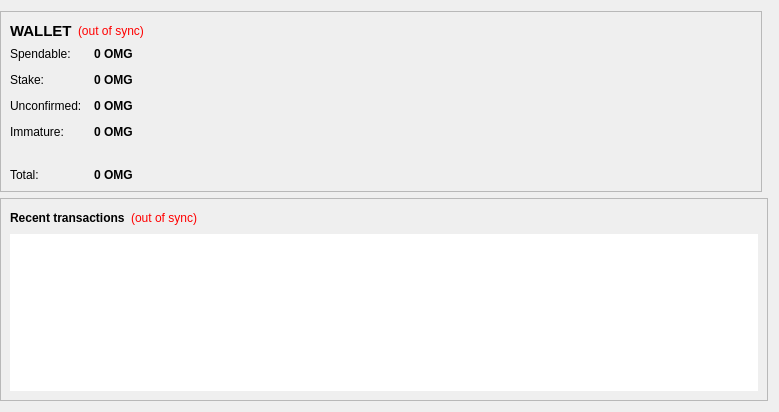
<?xml version="1.0" encoding="UTF-8"?>
<ui version="4.0">
 <class>OverviewPage</class>
 <widget class="QWidget" name="OverviewPage">
  <property name="geometry">
   <rect>
    <x>0</x>
    <y>0</y>
    <width>779</width>
    <height>412</height>
   </rect>
  </property>
  <property name="windowTitle">
   <string>Form</string>
  </property>
  <layout class="QGridLayout" name="gridLayout">
   <property name="leftMargin">
    <number>0</number>
   </property>
   <item row="0" column="0">
    <widget class="QFrame" name="walletContainer">
     <property name="sizePolicy">
      <sizepolicy hsizetype="Preferred" vsizetype="Maximum">
       <horstretch>0</horstretch>
       <verstretch>0</verstretch>
      </sizepolicy>
     </property>
     <property name="maximumSize">
      <size>
       <width>16777215</width>
       <height>220</height>
      </size>
     </property>
     <property name="frameShape">
      <enum>QFrame::StyledPanel</enum>
     </property>
     <property name="frameShadow">
      <enum>QFrame::Raised</enum>
     </property>
     <layout class="QVBoxLayout" name="verticalLayout_4">
      <item>
       <layout class="QHBoxLayout" name="walletHeader">
        <item>
         <widget class="QLabel" name="label_5">
          <property name="font">
           <font>
            <pointsize>11</pointsize>
            <weight>75</weight>
            <bold>true</bold>
           </font>
          </property>
          <property name="styleSheet">
           <string notr="true">background-color: transparent;</string>
          </property>
          <property name="text">
           <string>WALLET</string>
          </property>
         </widget>
        </item>
        <item>
         <widget class="QLabel" name="labelWalletStatus">
          <property name="toolTip">
           <string>The displayed information may be out of date. Your wallet automatically synchronizes with the ohmygod network after a connection is established, but this process has not completed yet.</string>
          </property>
          <property name="styleSheet">
           <string notr="true">QLabel { color: red;Background-color:transparent }</string>
          </property>
          <property name="text">
           <string notr="true">(out of sync)</string>
          </property>
          <property name="alignment">
           <set>Qt::AlignLeading|Qt::AlignLeft|Qt::AlignVCenter</set>
          </property>
         </widget>
        </item>
        <item>
         <spacer name="horizontalSpacer_2">
          <property name="orientation">
           <enum>Qt::Horizontal</enum>
          </property>
          <property name="sizeHint" stdset="0">
           <size>
            <width>40</width>
            <height>20</height>
           </size>
          </property>
         </spacer>
        </item>
       </layout>
      </item>
      <item>
       <layout class="QFormLayout" name="walletStatus">
        <property name="fieldGrowthPolicy">
         <enum>QFormLayout::AllNonFixedFieldsGrow</enum>
        </property>
        <property name="horizontalSpacing">
         <number>12</number>
        </property>
        <property name="verticalSpacing">
         <number>12</number>
        </property>
        <item row="0" column="0">
         <widget class="QLabel" name="label">
          <property name="styleSheet">
           <string notr="true">background-color: transparent;</string>
          </property>
          <property name="text">
           <string>Spendable:</string>
          </property>
         </widget>
        </item>
        <item row="0" column="1">
         <widget class="QLabel" name="labelBalance">
          <property name="font">
           <font>
            <weight>75</weight>
            <bold>true</bold>
           </font>
          </property>
          <property name="cursor">
           <cursorShape>IBeamCursor</cursorShape>
          </property>
          <property name="toolTip">
           <string>Your current spendable balance</string>
          </property>
          <property name="styleSheet">
           <string notr="true"/>
          </property>
          <property name="text">
           <string notr="true">0 OMG</string>
          </property>
          <property name="textInteractionFlags">
           <set>Qt::LinksAccessibleByMouse|Qt::TextSelectableByKeyboard|Qt::TextSelectableByMouse</set>
          </property>
         </widget>
        </item>
        <item row="1" column="0">
         <widget class="QLabel" name="label_6">
          <property name="styleSheet">
           <string notr="true">background-color: transparent;</string>
          </property>
          <property name="text">
           <string>Stake:</string>
          </property>
         </widget>
        </item>
        <item row="1" column="1">
         <widget class="QLabel" name="labelStake">
          <property name="font">
           <font>
            <weight>75</weight>
            <bold>true</bold>
           </font>
          </property>
          <property name="cursor">
           <cursorShape>IBeamCursor</cursorShape>
          </property>
          <property name="toolTip">
           <string>Total of coins that was staked, and do not yet count toward the current balance</string>
          </property>
          <property name="text">
           <string notr="true">0 OMG</string>
          </property>
          <property name="textInteractionFlags">
           <set>Qt::LinksAccessibleByMouse|Qt::TextSelectableByKeyboard|Qt::TextSelectableByMouse</set>
          </property>
         </widget>
        </item>
        <item row="2" column="0">
         <widget class="QLabel" name="label_3">
          <property name="styleSheet">
           <string notr="true">background-color: transparent;</string>
          </property>
          <property name="text">
           <string>Unconfirmed:</string>
          </property>
         </widget>
        </item>
        <item row="2" column="1">
         <widget class="QLabel" name="labelUnconfirmed">
          <property name="font">
           <font>
            <weight>75</weight>
            <bold>true</bold>
           </font>
          </property>
          <property name="cursor">
           <cursorShape>IBeamCursor</cursorShape>
          </property>
          <property name="toolTip">
           <string>Total of transactions that have yet to be confirmed, and do not yet count toward the current balance</string>
          </property>
          <property name="text">
           <string notr="true">0 OMG</string>
          </property>
          <property name="textInteractionFlags">
           <set>Qt::LinksAccessibleByMouse|Qt::TextSelectableByKeyboard|Qt::TextSelectableByMouse</set>
          </property>
         </widget>
        </item>
        <item row="3" column="0">
         <widget class="QLabel" name="labelImmatureText">
          <property name="styleSheet">
           <string notr="true">background-color: transparent;</string>
          </property>
          <property name="text">
           <string>Immature:</string>
          </property>
         </widget>
        </item>
        <item row="3" column="1">
         <widget class="QLabel" name="labelImmature">
          <property name="font">
           <font>
            <weight>75</weight>
            <bold>true</bold>
           </font>
          </property>
          <property name="toolTip">
           <string>Mined balance that has not yet matured</string>
          </property>
          <property name="text">
           <string notr="true">0 OMG</string>
          </property>
          <property name="textInteractionFlags">
           <set>Qt::LinksAccessibleByMouse|Qt::TextSelectableByKeyboard|Qt::TextSelectableByMouse</set>
          </property>
         </widget>
        </item>
        <item row="4" column="0">
         <spacer name="verticalSpacer">
          <property name="orientation">
           <enum>Qt::Vertical</enum>
          </property>
          <property name="sizeHint" stdset="0">
           <size>
            <width>20</width>
            <height>40</height>
           </size>
          </property>
         </spacer>
        </item>
        <item row="4" column="1">
         <spacer name="verticalSpacer_2">
          <property name="orientation">
           <enum>Qt::Vertical</enum>
          </property>
          <property name="sizeHint" stdset="0">
           <size>
            <width>20</width>
            <height>40</height>
           </size>
          </property>
         </spacer>
        </item>
        <item row="5" column="0">
         <widget class="QLabel" name="labelTotalText">
          <property name="styleSheet">
           <string notr="true">background-color: transparent;</string>
          </property>
          <property name="text">
           <string>Total:</string>
          </property>
         </widget>
        </item>
        <item row="5" column="1">
         <widget class="QLabel" name="labelTotal">
          <property name="font">
           <font>
            <weight>75</weight>
            <bold>true</bold>
           </font>
          </property>
          <property name="cursor">
           <cursorShape>IBeamCursor</cursorShape>
          </property>
          <property name="toolTip">
           <string>Your current total balance</string>
          </property>
          <property name="text">
           <string notr="true">0 OMG</string>
          </property>
          <property name="textInteractionFlags">
           <set>Qt::LinksAccessibleByMouse|Qt::TextSelectableByKeyboard|Qt::TextSelectableByMouse</set>
          </property>
         </widget>
        </item>
       </layout>
      </item>
     </layout>
    </widget>
   </item>
   <item row="1" column="0" colspan="2">
    <widget class="QFrame" name="transactionContainer">
     <property name="frameShape">
      <enum>QFrame::StyledPanel</enum>
     </property>
     <property name="frameShadow">
      <enum>QFrame::Raised</enum>
     </property>
     <layout class="QVBoxLayout" name="verticalLayout">
      <item>
       <layout class="QHBoxLayout" name="recentTransactionsHeader">
        <item>
         <widget class="QLabel" name="label_4">
          <property name="styleSheet">
           <string notr="true">background-color: transparent;</string>
          </property>
          <property name="text">
           <string>&lt;b&gt;Recent transactions&lt;/b&gt;</string>
          </property>
         </widget>
        </item>
        <item>
         <widget class="QLabel" name="labelTransactionsStatus">
          <property name="toolTip">
           <string>The displayed information may be out of date. Your wallet automatically synchronizes with the ohmygod network after a connection is established, but this process has not completed yet.</string>
          </property>
          <property name="styleSheet">
           <string notr="true">QLabel { color: red;Background-color:transparent }</string>
          </property>
          <property name="text">
           <string notr="true">(out of sync)</string>
          </property>
          <property name="alignment">
           <set>Qt::AlignRight|Qt::AlignTrailing|Qt::AlignVCenter</set>
          </property>
         </widget>
        </item>
        <item>
         <spacer name="horizontalSpacer">
          <property name="orientation">
           <enum>Qt::Horizontal</enum>
          </property>
          <property name="sizeHint" stdset="0">
           <size>
            <width>40</width>
            <height>20</height>
           </size>
          </property>
         </spacer>
        </item>
       </layout>
      </item>
      <item>
       <widget class="QListView" name="listTransactions">
        <property name="frameShape">
         <enum>QFrame::NoFrame</enum>
        </property>
        <property name="horizontalScrollBarPolicy">
         <enum>Qt::ScrollBarAlwaysOff</enum>
        </property>
        <property name="editTriggers">
         <set>QAbstractItemView::NoEditTriggers</set>
        </property>
        <property name="selectionMode">
         <enum>QAbstractItemView::NoSelection</enum>
        </property>
       </widget>
      </item>
     </layout>
    </widget>
   </item>
  </layout>
 </widget>
 <resources/>
 <connections/>
</ui>
